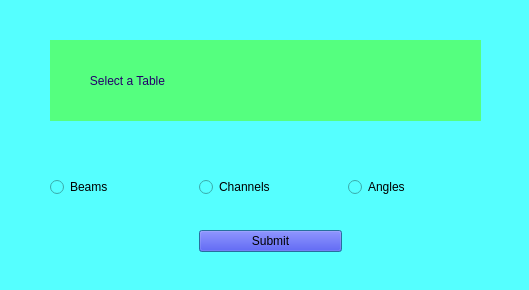
<?xml version="1.0" encoding="UTF-8"?>
<ui version="4.0">
 <class>Dialog</class>
 <widget class="QDialog" name="Dialog">
  <property name="geometry">
   <rect>
    <x>0</x>
    <y>0</y>
    <width>529</width>
    <height>290</height>
   </rect>
  </property>
  <property name="windowTitle">
   <string>Dialog</string>
  </property>
  <property name="accessibleName">
   <string/>
  </property>
  <property name="styleSheet">
   <string notr="true">font: 75 24pt &quot;MS Shell Dlg 2&quot;;
color: rgb(0, 0, 0);
background-color: rgb(85, 255, 255);</string>
  </property>
  <widget class="QWidget" name="gridLayoutWidget">
   <property name="geometry">
    <rect>
     <x>50</x>
     <y>150</y>
     <width>441</width>
     <height>131</height>
    </rect>
   </property>
   <layout class="QGridLayout" name="gridLayout">
    <item row="4" column="0">
     <widget class="QRadioButton" name="radioButton_3">
      <property name="styleSheet">
       <string notr="true">font: 18pt &quot;MS Shell Dlg 2&quot;;</string>
      </property>
      <property name="text">
       <string>Beams</string>
      </property>
     </widget>
    </item>
    <item row="4" column="1">
     <widget class="QRadioButton" name="radioButton_2">
      <property name="styleSheet">
       <string notr="true">font: 18pt &quot;MS Shell Dlg 2&quot;;
</string>
      </property>
      <property name="text">
       <string>Channels</string>
      </property>
     </widget>
    </item>
    <item row="5" column="1">
     <widget class="QPushButton" name="pushButton">
      <property name="styleSheet">
       <string notr="true">font: 16pt &quot;MS Shell Dlg 2&quot;;
background-color: rgb(0, 0, 255);</string>
      </property>
      <property name="text">
       <string>Submit</string>
      </property>
     </widget>
    </item>
    <item row="4" column="2">
     <widget class="QRadioButton" name="radioButton">
      <property name="styleSheet">
       <string notr="true">font: 18pt &quot;MS Shell Dlg 2&quot;;</string>
      </property>
      <property name="text">
       <string>Angles</string>
      </property>
     </widget>
    </item>
   </layout>
  </widget>
  <widget class="QLabel" name="label">
   <property name="geometry">
    <rect>
     <x>50</x>
     <y>40</y>
     <width>431</width>
     <height>81</height>
    </rect>
   </property>
   <property name="styleSheet">
    <string notr="true">background-color: rgb(85, 255, 127);
color: rgb(35, 0, 107);</string>
   </property>
   <property name="text">
    <string>            Select a Table</string>
   </property>
  </widget>
 </widget>
 <resources/>
 <connections/>
</ui>
